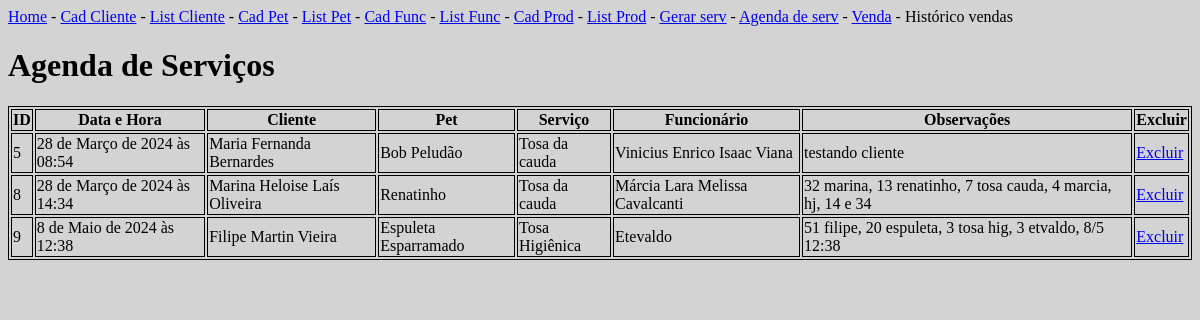
The page /listarAgenda/ on the database as committed earlier.
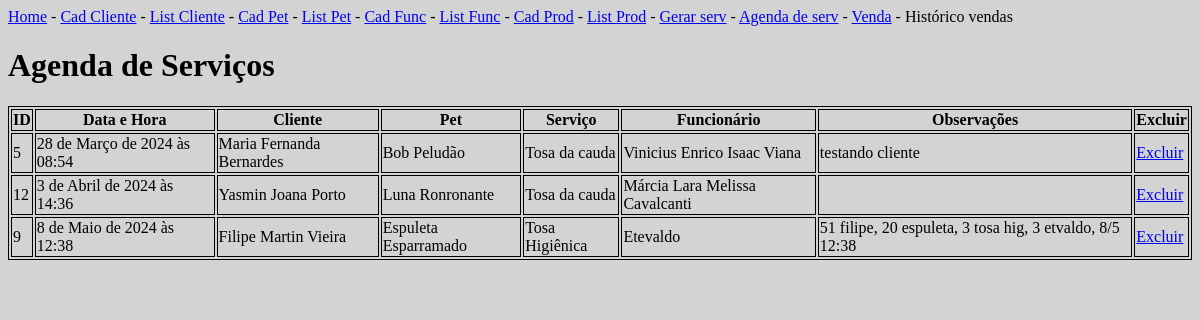
The same page on the database as committed later.
### appPetPlanet/models.py (models this page shows)
class Servico(models.Model):
    id_servico = models.AutoField(primary_key=True)
    datahora = models.DateTimeField()
    cliente_id = models.IntegerField()
    pet_id = models.IntegerField()
    servico_id = models.TextField(default=3)
    funcionario_id = models.IntegerField()
    observacoes = models.TextField()

### appPetPlanet/views.py (the view)
# urls.py: path('listarAgenda/', views.listarAgenda, name='listarAgenda'),
def listarAgenda(request):
    clientes = Cliente.objects.all(),
    funcionarios = Funcionario.objects.all(),
    produtos = Produto.objects.all(),
    pets = Pet.objects.all(),
    agenda = Servico.objects.all(),
    agendaOrganizada = Servico.objects.order_by('datahora').all()
    args = {
        'clientes': clientes,
        'funcionarios': funcionarios,
        'produtos': produtos,
        'pets': pets,
        'agenda': agenda,
        'agendaOrganizada': etiquetarAgenda(agendaOrganizada)
    }
    return render(request, 'servico/listarAgenda.html', args)

### appPetPlanet/views.py (called while the page is built)
def etiquetarAgenda(agenda):
    agendaOrganizada = agenda
    for servico in agendaOrganizada:
        try:
            servico.cliente_id = Cliente.objects.get(
                id_cliente=servico.cliente_id).nome
        except:
            servico.cliente_id = "CLIENTE EXCLUÍDO"
        try:
            servico.funcionario_id = Funcionario.objects.get(
                id_funcionario=servico.funcionario_id).nome
        except:
            servico.funcionario_id = "FUNCIONÁRIO EXCLUÍDO"
        try:
            servico.servico_id = Produto.objects.get(
                id_produto=servico.servico_id).nome
        except:
            servico.servico_id = "SERVIÇO EXCLUÍDO"
        try:
            servico.pet_id = Pet.objects.get(
                id_pet=servico.pet_id).nome
        except:
            servico.pet_id = "PET EXCLUÍDO"
    return agendaOrganizada

### appPetPlanet/templates/servico/listarAgenda.html
{% extends 'navBar.html' %}
{% block conteudo %}
<div class="container">
    <h1>Agenda de Serviços</h1>
    <table>
        <tr>
            <th>ID</th>
            <th>Data e Hora</th>
            <th>Cliente</th>
            <th>Pet</th>
            <th>Serviço</th>
            <th>Funcionário</th>
            <th>Observações</th>
            <th>Excluir</th>
        </tr>
        {% for servico in agendaOrganizada %}
        <tr>
            <td>{{servico.id_servico}}</td>
            <td>{{servico.datahora}}</td>
            <td>{{servico.cliente_id}}</td>
            <td>{{servico.pet_id}}</td>
            <td>{{servico.servico_id}}</td>
            <td>{{servico.funcionario_id}}</td>
            <td>{{servico.observacoes}}</td>
            <td><a href="{% url 'excluirServicoDoDB' %}{{servico.id_servico}}">Excluir</a></td>
        </tr>
        {% endfor %}
    </table>
</div>
{% endblock %}

Rows that differ between the two databases and show on the page:
removed Servico: id_servico "8", datahora "28 de Março de 2024 às 14:34", cliente_id "Marina Heloise Laís Oliveira", pet_id "Renatinho", servico_id "Tosa da cauda", funcionario_id "Márcia Lara Melissa Cavalcanti", observacoes "32 marina, 13 renatinho, 7 tosa cauda, 4 marcia, hj, 14 e 34"
added Servico: id_servico "12", datahora "3 de Abril de 2024 às 14:36", cliente_id "Yasmin Joana Porto", pet_id "Luna Ronronante", servico_id "Tosa da cauda", funcionario_id "Márcia Lara Melissa Cavalcanti"
